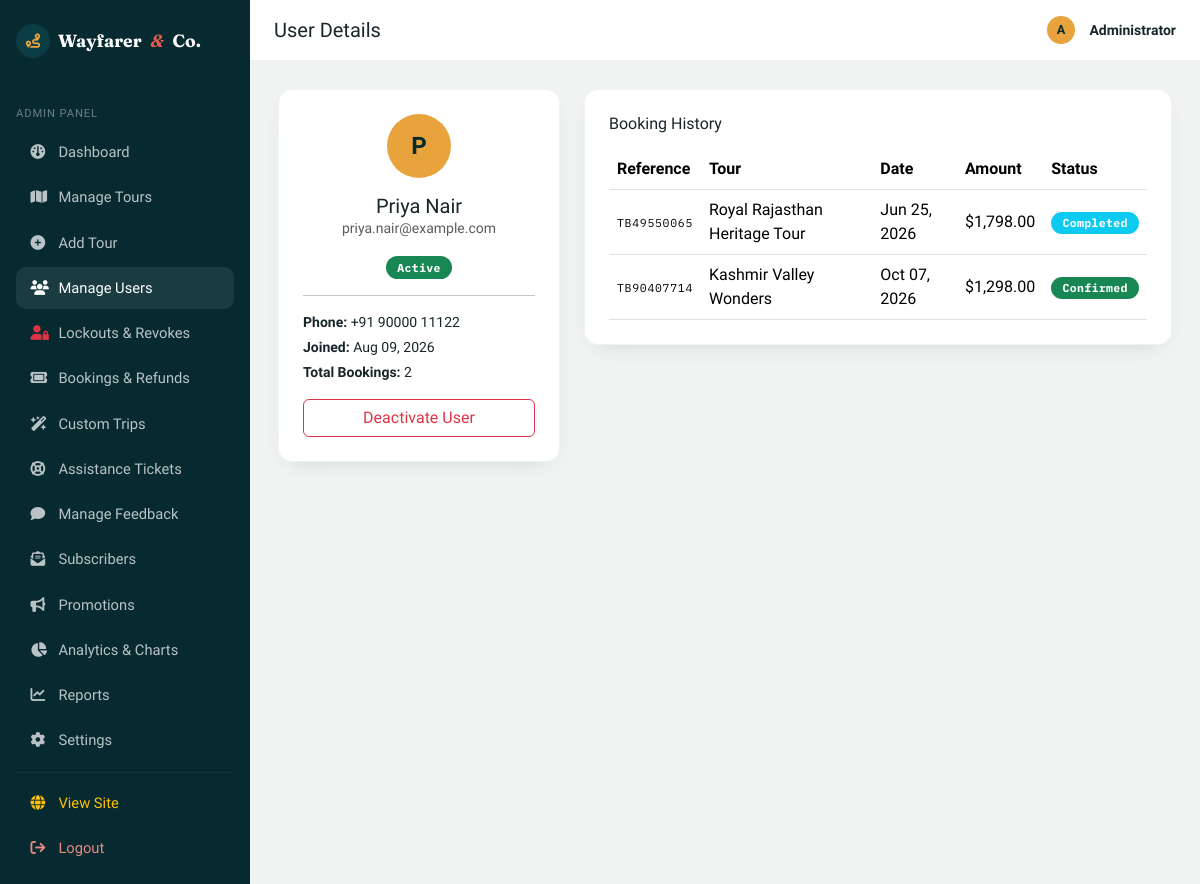
Before: /admin/users/8 (signed in) with the older database file.
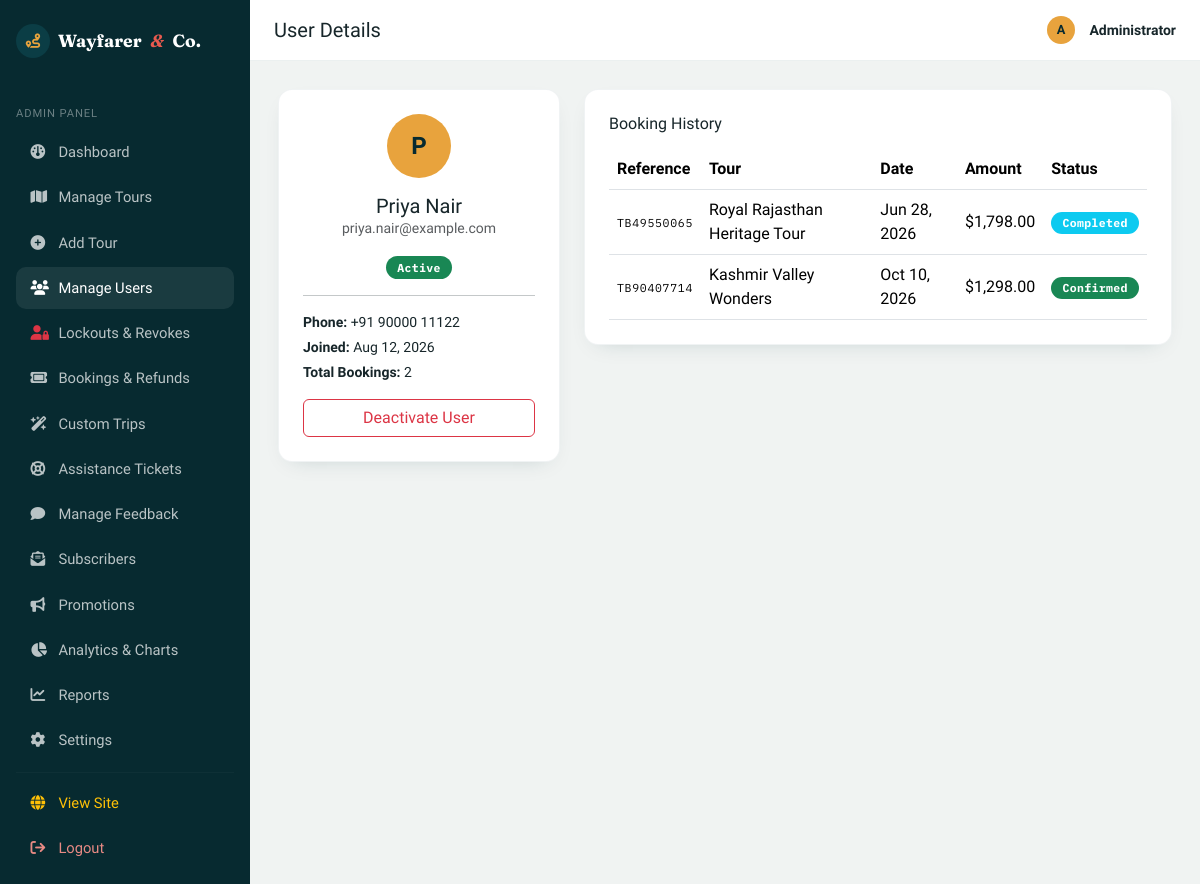
After: the same page with the newer database file.
### models/user.py (models this page shows, shortened)
class User(db.Model):
    __tablename__ = "users"
    id = db.Column(db.Integer, primary_key=True)
    name = db.Column(db.String(120), nullable=False)
    email = db.Column(db.String(150), unique=True, nullable=False, index=True)
    phone = db.Column(db.String(20), nullable=True)
    password_hash = db.Column(db.String(255), nullable=False)
    role = db.Column(db.String(20), nullable=False, default="user")  # 'user' or 'admin'
    reward_points = db.Column(db.Integer, default=100, nullable=False)
    referral_code = db.Column(db.String(30), unique=True, nullable=True)
    is_active = db.Column(db.Boolean, default=True, nullable=False)
    created_at = db.Column(db.DateTime, default=datetime.utcnow)
    bookings = db.relationship("Booking", backref="user", lazy=True, cascade="all, delete-orphan")
    feedbacks = db.relationship("Feedback", backref="user", lazy=True, cascade="all, delete-orphan")
    favorites = db.relationship("Favorite", backref="user", lazy=True, cascade="all, delete-orphan")
    def is_admin(self):
        return self.role == "admin"

### models/booking.py (models this page shows, shortened)
class Booking(db.Model):
    __tablename__ = "bookings"
    id = db.Column(db.Integer, primary_key=True)
    reference = db.Column(db.String(20), unique=True, nullable=False, default=_generate_reference)
    user_id = db.Column(db.Integer, db.ForeignKey("users.id"), nullable=False)
    tour_id = db.Column(db.Integer, db.ForeignKey("tours.id"), nullable=False)
    travel_date = db.Column(db.Date, nullable=False)
    adults = db.Column(db.Integer, nullable=False, default=1)
    children = db.Column(db.Integer, nullable=False, default=0)
    contact_number = db.Column(db.String(20), nullable=True)
    special_requests = db.Column(db.Text, nullable=True)
    total_amount = db.Column(db.Float, nullable=False, default=0.0)
    discount_amount = db.Column(db.Float, nullable=False, default=0.0)
    coupon_code = db.Column(db.String(30), nullable=True)
    has_insurance = db.Column(db.Boolean, default=False, nullable=False)
    hotel_tier = db.Column(db.String(30), default="Standard", nullable=False)
    status = db.Column(db.String(20), nullable=False, default="Booked")
    refund_amount = db.Column(db.Float, default=0.0, nullable=False)
    refund_status = db.Column(db.String(30), default="None", nullable=False)  # 'None', 'Refund Requested', 'Pending Refund', 'Refunded', 'Ineligible'
    refund_reason = db.Column(db.Text, nullable=True)
    admin_refund_note = db.Column(db.Text, nullable=True)
    created_at = db.Column(db.DateTime, default=datetime.utcnow)
    def status_badge_class(self):
        return {
            "Booked": "success",
            "Confirmed": "success",
            "Pending": "warning",
            "Completed": "info",
            "Cancelled": "danger",
        }.get(self.status, "secondary")

### models/tour.py (models this page shows, shortened)
class Tour(db.Model):
    __tablename__ = "tours"
    id = db.Column(db.Integer, primary_key=True)
    name = db.Column(db.String(150), nullable=False)
    destination = db.Column(db.String(100), nullable=False, index=True)
    category = db.Column(db.String(50), nullable=False, default="General")
    description = db.Column(db.Text, nullable=False, default="")
    itinerary = db.Column(db.Text, nullable=True)
    duration = db.Column(db.String(50), nullable=False, default="")  # e.g. "5 Days / 4 Nights"
    price = db.Column(db.Float, nullable=False, default=0.0)
    child_price = db.Column(db.Float, nullable=False, default=0.0)
    available_seats = db.Column(db.Integer, nullable=False, default=0)
    start_date = db.Column(db.Date, nullable=True)
    end_date = db.Column(db.Date, nullable=True)
    image_url = db.Column(db.String(400), nullable=True)
    included = db.Column(db.Text, nullable=True)
    excluded = db.Column(db.Text, nullable=True)
    rating = db.Column(db.Float, nullable=False, default=4.5)
    difficulty = db.Column(db.String(30), nullable=False, default="Easy")  # Easy, Moderate, Challenging, Expedition
    season = db.Column(db.String(30), nullable=False, default="All Year")   # Spring, Summer, Autumn, Winter, All Year
    tags = db.Column(db.String(200), nullable=True, default="Popular, Recommended")  # Comma separated
    latitude = db.Column(db.Float, nullable=True, default=46.8182)
    longitude = db.Column(db.Float, nullable=True, default=8.2275)
    max_seats = db.Column(db.Integer, nullable=False, default=30)
    is_active = db.Column(db.Boolean, default=True, nullable=False)
    created_at = db.Column(db.DateTime, default=datetime.utcnow)
    bookings = db.relationship("Booking", backref="tour", lazy=True)
    feedbacks = db.relationship("Feedback", backref="tour", lazy=True)
    favorited_by = db.relationship("Favorite", backref="tour", lazy=True)

### routes/admin.py (the view)
@admin_bp.route("/users/<int:user_id>")
@admin_required
def user_details(user_id):
    user = User.query.get_or_404(user_id)
    bookings = Booking.query.filter_by(user_id=user.id).order_by(Booking.created_at.desc()).all()
    return render_template("admin/user_details.html", user=user, bookings=bookings)

### routes/main.py (called while the page is built)
@main_bp.app_context_processor
def inject_globals():
    from flask import session
    security_mode = session.get("security_mode", "ON")
    return {
        "current_user": get_current_user(),
        "security_mode": security_mode
    }

### routes/utils.py (called while the page is built)
def get_current_user():
    user_id = session.get("user_id")
    if not user_id:
        return None
    return db.session.get(User, user_id)

### templates/admin/user_details.html (shortened to what this page needs)
{% extends "admin/base_admin.html" %}
{% set active = 'users' %}
{% block page_title %}User Details{% endblock %}
{% block admin_content %}
<div class="row g-4">
    <div class="col-lg-4">
        <div class="wf-panel p-4 text-center">
            <span class="wf-avatar mx-auto mb-3" style="width:64px;height:64px;font-size:1.5rem;">{{ user.name[0]|upper }}</span>
            <h5 class="mb-0">{{ user.name }}</h5>
            <p class="text-muted small">{{ user.email }}</p>
            {% if user.is_active %}
            <span class="badge bg-success wf-badge-status">Active</span>
            {% else %}
            <span class="badge bg-secondary wf-badge-status">Deactivated</span>
            {% endif %}
            <hr>
            <div class="text-start small">
                <p class="mb-1"><strong>Phone:</strong> {{ user.phone or '—' }}</p>
                <p class="mb-1"><strong>Joined:</strong> {{ user.created_at.strftime('%b %d, %Y') }}</p>
                <p class="mb-0"><strong>Total Bookings:</strong> {{ bookings|length }}</p>
            </div>
            <form method="post" action="{{ url_for('admin.toggle_user', user_id=user.id) }}" class="mt-3">
                <button type="submit" class="btn {{ 'btn-outline-danger' if user.is_active else 'btn-outline-success' }} w-100">
                    {{ 'Deactivate User' if user.is_active else 'Activate User' }}
                </button>
            </form>
        </div>
    </div>
    <div class="col-lg-8">
        <div class="wf-panel p-4">
            <h6 class="mb-3">Booking History</h6>
            <div class="table-responsive">
                <table class="table align-middle mb-0">
                    <thead><tr><th>Reference</th><th>Tour</th><th>Date</th><th>Amount</th><th>Status</th></tr></thead>
                    <tbody>
                        {% for b in bookings %}
                        <tr>
                            <td class="wf-tour-dest">{{ b.reference }}</td>
                            <td>{{ b.tour.name }}</td>
                            <td>{{ b.travel_date.strftime('%b %d, %Y') }}</td>
                            <td>{{ b.total_amount|currency }}</td>
                            <td><span class="badge bg-{{ b.status_badge_class() }} wf-badge-status">{{ b.status }}</span></td>
                        </tr>
                        {% else %}
                        <tr><td colspan="5" class="text-center text-muted py-4">No bookings yet.</td></tr>
                        {% endfor %}
                    </tbody>
                </table>
            </div>
        </div>
    </div>
</div>
{% endblock %}

Changed rows visible on the page:
changed User "Priya Nair": created_at "Aug 09, 2026" → "Aug 12, 2026"
changed Booking "TB49550065": travel_date "Jun 25, 2026" → "Jun 28, 2026"
changed Booking "TB90407714": travel_date "Oct 07, 2026" → "Oct 10, 2026"
